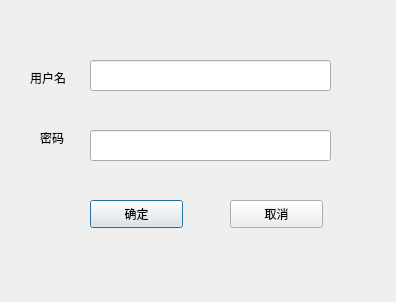
<?xml version="1.0" encoding="UTF-8"?>
<ui version="4.0">
 <class>dialog</class>
 <widget class="QDialog" name="dialog">
  <property name="geometry">
   <rect>
    <x>0</x>
    <y>0</y>
    <width>396</width>
    <height>302</height>
   </rect>
  </property>
  <property name="windowTitle">
   <string>淘宝宝贝爬虫-登录</string>
  </property>
  <widget class="QLabel" name="label">
   <property name="geometry">
    <rect>
     <x>30</x>
     <y>70</y>
     <width>72</width>
     <height>15</height>
    </rect>
   </property>
   <property name="text">
    <string>用户名</string>
   </property>
  </widget>
  <widget class="QLabel" name="label_2">
   <property name="geometry">
    <rect>
     <x>40</x>
     <y>130</y>
     <width>72</width>
     <height>15</height>
    </rect>
   </property>
   <property name="text">
    <string>密码</string>
   </property>
  </widget>
  <widget class="QLineEdit" name="input_username">
   <property name="geometry">
    <rect>
     <x>90</x>
     <y>60</y>
     <width>241</width>
     <height>31</height>
    </rect>
   </property>
  </widget>
  <widget class="QLineEdit" name="input_password">
   <property name="geometry">
    <rect>
     <x>90</x>
     <y>130</y>
     <width>241</width>
     <height>31</height>
    </rect>
   </property>
  </widget>
  <widget class="QPushButton" name="button_login">
   <property name="geometry">
    <rect>
     <x>90</x>
     <y>200</y>
     <width>93</width>
     <height>28</height>
    </rect>
   </property>
   <property name="text">
    <string>确定</string>
   </property>
  </widget>
  <widget class="QPushButton" name="button_cancel">
   <property name="geometry">
    <rect>
     <x>230</x>
     <y>200</y>
     <width>93</width>
     <height>28</height>
    </rect>
   </property>
   <property name="text">
    <string>取消</string>
   </property>
  </widget>
 </widget>
 <resources/>
 <connections/>
</ui>
